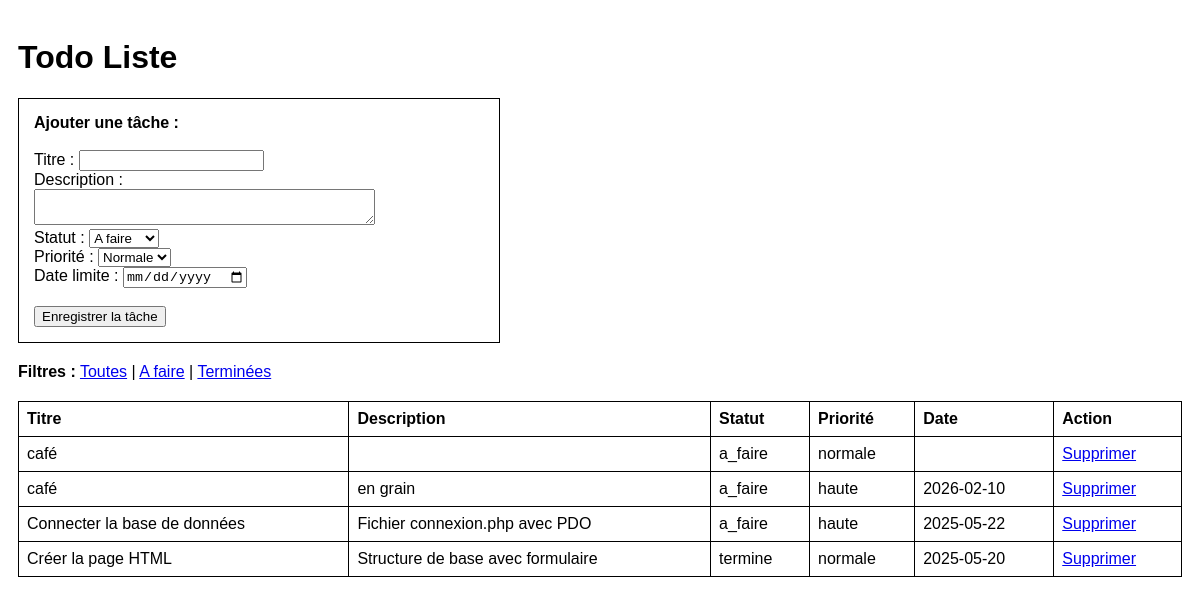
The page / on the database its author committed.
### tables this page shows
CREATE TABLE `taches` (
  `id` int(11) NOT NULL,
  `titre` varchar(150) NOT NULL,
  `description` text DEFAULT NULL,
  `statut` enum('a_faire','en_cours','termine') DEFAULT 'a_faire',
  `priorite` enum('basse','normale','haute') DEFAULT 'normale',
  `date_limite` date DEFAULT NULL,
  `date_creation` datetime DEFAULT current_timestamp()
);

### index.php (the view, shortened to what this page needs)
<?php
require 'connexion.php';
$f = isset($_GET['f']) ? $_GET['f'] : 'toutes';
if ($f == "a_faire") {
    $sql_liste = "SELECT * FROM taches WHERE statut = 'a_faire' ORDER BY id DESC";
} elseif ($f == "terminees") {
    $sql_liste = "SELECT * FROM taches WHERE statut = 'termine' ORDER BY id DESC";
} else {
    $sql_liste = "SELECT * FROM taches ORDER BY id DESC";
}
$resultat = $pdo->query($sql_liste);
?>
<!DOCTYPE html>
<html>
<head>
    <link rel="stylesheet" href="style.css">
</head>
<body>
    <h1>Todo Liste</h1>
    <div class="form-bloc">
        <form method="post" onsubmit="return verifier()">
            <strong>Ajouter une tâche :</strong><br><br>
            Titre : <input type="text" name="titre" id="titre"><br>
            Description : <br>
            <textarea name="description" rows="2" cols="40"></textarea><br>
            Statut :
            <select name="statut">
                <option value="a_faire">A faire</option>
            </select><br>
            Priorité :
            <select name="priorite">
                <option value="normale" selected>Normale</option>
            </select><br>
            Date limite : <input type="date" name="date_limite"><br><br>
            <input type="submit" name="ajouter" value="Enregistrer la tâche">
        </form>
    </div>
    <p>
        <strong>Filtres :</strong>
        <a href="index.php?f=toutes">Toutes</a> |
        <a href="index.php?f=a_faire">A faire</a> |
        <a href="index.php?f=terminees">Terminées</a>
    </p>
    <table border="1">
        <tr>
            <th>Titre</th>
            <th>Description</th>
            <th>Statut</th>
            <th>Priorité</th>
            <th>Date</th>
            <th>Action</th>
        </tr>
        <?php foreach($resultat as $row): ?>
        <tr>
            <td><?php echo htmlspecialchars($row['titre']); ?></td>
            <td><?php echo htmlspecialchars($row['description']); ?></td>
            <td><?php echo $row['statut']; ?></td>
            <td><?php echo $row['priorite']; ?></td>
            <td><?php echo $row['date_limite']; ?></td>
            <td>
                <a href="index.php?suppr=<?php echo $row['id']; ?>" onclick="return confirm('Voulez-vous supprimer ?')">Supprimer</a>
            </td>
        </tr>
        <?php endforeach; ?>
    </table>
</body>
</html>

### style.css (style rules this page uses)
body { font-family: sans-serif; padding: 10px; }
table { border-collapse: collapse; width: 100%; margin-top: 20px; }
th, td { border: 1px solid black; padding: 8px; text-align: left; }
.form-bloc { border: 1px solid black; padding: 15px; width: 450px; margin-bottom: 20px; }

### rows shown on the page
taches: titre "café", statut "a_faire", priorite "normale"
taches: titre "café", description "en grain", statut "a_faire", priorite "haute", date_limite "2026-02-10"
taches: titre "Connecter la base de données", description "Fichier connexion.php avec PDO", statut "a_faire", priorite "haute", date_limite "2025-05-22"
taches: titre "Créer la page HTML", description "Structure de base avec formulaire", statut "termine", priorite "normale", date_limite "2025-05-20"
